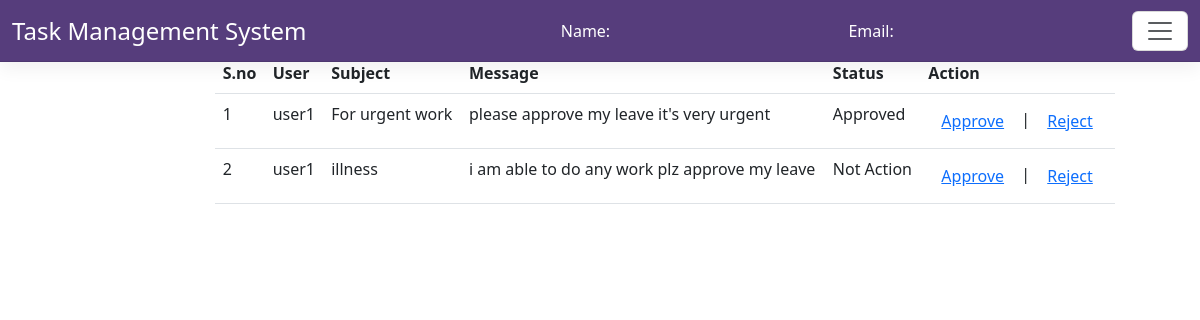
The page /admin/leaveapplication.php on the database its author committed.
### tables this page shows
CREATE TABLE `leaves` (
  `lid` int(11) NOT NULL,
  `uid` int(10) NOT NULL,
  `subject` varchar(100) NOT NULL,
  `message` varchar(100) NOT NULL,
  `status` varchar(100) NOT NULL
);

CREATE TABLE `user` (
  `uid` int(10) NOT NULL,
  `name` varchar(100) NOT NULL,
  `email` varchar(100) NOT NULL,
  `mobile` bigint(10) NOT NULL,
  `password` varchar(100) NOT NULL
);

### admin/leaveapplication.php (the view, shortened to what this page needs)
<?php
include('../connect.php');
?>
<!doctype html>
<html lang="en">
  <head>
    <link href="https://cdn.jsdelivr.net/npm/bootstrap@5.3.0/dist/css/bootstrap.min.css" rel="stylesheet">
    <link href="https://getbootstrap.com/docs/5.3/assets/css/docs.css" rel="stylesheet">
    <link rel="stylesheet" href="../css/style.css">
  </head>
  <body class="p-3 m-0 border-0 bd-example m-0 border-0">
    <nav class="navbar bg-body-tertiary fixed-top usernav">
      <div class="container-fluid">
        <a class="navbar-brand" style="color:white; font-size:1.5rem;" href="userdashboard.php">Task Management System</a>
        <span style="color:white;">Name:  <b><?php   echo  $_SESSION['name'] ; ?></b></span>
        <span style="color:white;">Email:  <b><?php   echo  $_SESSION['email'] ; ?></b></span>        <button class="navbar-toggler" type="button" style="color: #563d7c  ; background-color:white;" data-bs-toggle="offcanvas" data-bs-target="#offcanvasNavbar" aria-controls="offcanvasNavbar" aria-label="Toggle navigation">
          <span class="navbar-toggler-icon"></span>
        </button>
      </div>
    </nav>
<center><h4>All leave application</h4></center>
    <div class="row">
    <div class="col-md-2">
     </div>
      <div class="col-md-8">
        <table class="table"   style="background-color:whitesmoke !important;  width:75vw;">
         <tr>
         <th>S.no</th>
         <th>User</th>
         <th>Subject</th>
         <th>Message</th>
         <th>Status</th>
         <th>Action</th>
         </tr>
         <?php
         $sno =1;
         $query = "SELECT * FROM leaves";
         $query_run = mysqli_query($con,$query);
         while ($row = mysqli_fetch_assoc($query_run)) {
            ?>
            <tr>
          <td> <?php   echo  $sno; ?></td>
          <?php
          $query3= "SELECT name from user  where uid = $row[uid]";
          $query3_run =mysqli_query($con,$query3);
          while($row3= mysqli_fetch_assoc($query3_run))
          {
            ?>
            <td>
                <?php
                  echo  $row3['name'];
                ?>
            </td>
            <?php
          }
          ?>
          <td> <?php   echo  $row['subject']; ?></td>
          <td> <?php   echo  $row['message']; ?></td>
          <td> <?php   echo   $row['status']; ?></td>
          <td>  <button class="btn "><a href="approveleave.php? id=<?php  echo  $row['lid']; ?>">Approve</a> </button>
                 | <button class="btn "><a href="rejectleave.php? id=<?php  echo  $row['lid']; ?>">Reject</a> </button></td>
          </tr>
         <?php
         $sno = $sno+1;
         }
         ?>
        </table>
      </div>
    </div>
  </body>
</html>

### css/style.css (style rules this page uses)
* { margin: 0; padding:0; box-sizing: border-box; }
.usernav { background-color: #563d7c !important; box-shadow: 0 0.5rem 1rem rgba(0,0,0,.05), inset 0 -1px 0 rgba(0,0,0,.1) !important; }

### rows shown on the page
leaves: subject "For urgent work", message "please approve my leave it's very urgent", status "Approved"
user: name "user1"
leaves: subject "illness", message "i am able to do any work plz approve my leave", status "Not Action"
